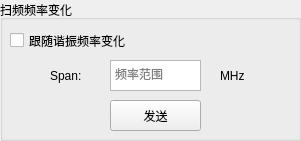
     <widget class="QGroupBox" name="groupBox_17">
      <property name="geometry">
       <rect>
        <x>330</x>
        <y>300</y>
        <width>301</width>
        <height>141</height>
       </rect>
      </property>
      <property name="title">
       <string>扫频频率变化</string>
      </property>
      <widget class="QCheckBox" name="checkBox">
       <property name="geometry">
        <rect>
         <x>10</x>
         <y>20</y>
         <width>201</width>
         <height>41</height>
        </rect>
       </property>
       <property name="text">
        <string>跟随谐振频率变化</string>
       </property>
      </widget>
      <widget class="QTextEdit" name="freqChange">
       <property name="geometry">
        <rect>
         <x>110</x>
         <y>60</y>
         <width>91</width>
         <height>31</height>
        </rect>
       </property>
       <property name="placeholderText">
        <string>频率范围</string>
       </property>
      </widget>
      <widget class="QPushButton" name="sendFreqRangeButton">
       <property name="geometry">
        <rect>
         <x>110</x>
         <y>100</y>
         <width>91</width>
         <height>31</height>
        </rect>
       </property>
       <property name="autoFillBackground">
        <bool>false</bool>
       </property>
       <property name="text">
        <string>发送</string>
       </property>
       <property name="autoDefault">
        <bool>false</bool>
       </property>
      </widget>
      <widget class="QLabel" name="label_73">
       <property name="geometry">
        <rect>
         <x>220</x>
         <y>60</y>
         <width>61</width>
         <height>31</height>
        </rect>
       </property>
       <property name="text">
        <string>MHz</string>
       </property>
      </widget>
      <widget class="QLabel" name="label_74">
       <property name="geometry">
        <rect>
         <x>50</x>
         <y>60</y>
         <width>61</width>
         <height>31</height>
        </rect>
       </property>
       <property name="text">
        <string>Span:</string>
       </property>
      </widget>
     </widget>
